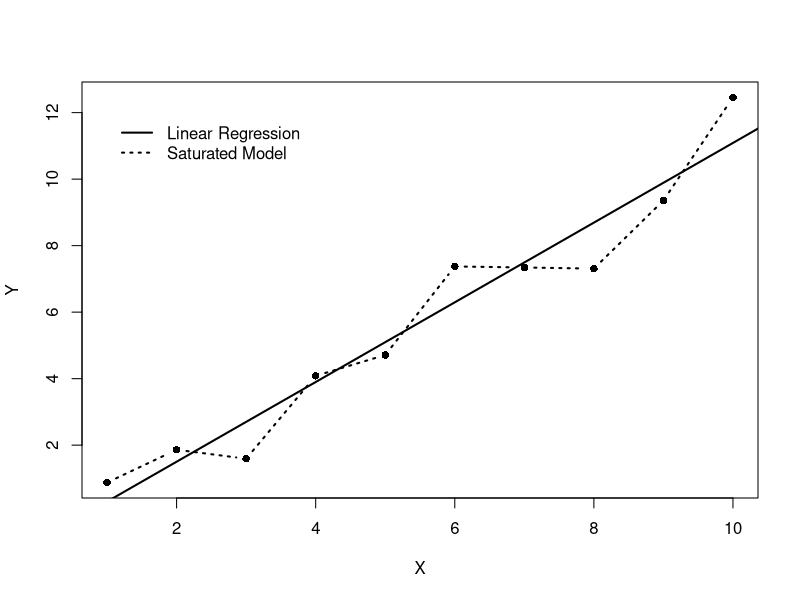

Write R code to recreate this figure.
set.seed(2895612)
x = c(1:10)
set1 <- data.frame(x, y = x + rnorm(n = 10))
lin <- lm(formula = y~x, data = set1)
p.lin <- predict(lin, newdata = set1)

x11(height = 6, width = 7, pointsize = 12)
# pdf(file = "c:\\figures\\FigureB.5BW.pdf", width = 7, height = 6, colormodel = "cmyk")   # Create plot for book
plot(x = set1$x, y = set1$y, pch = 16, lty = "dotted", type = "b", xlab = "X", ylab = "Y", lwd = 2)
abline(a = lin$coefficients[1], b = lin$coefficients[2], lty = "solid", lwd = 2)
legend(x = 1, y = 12, legend = c("Linear Regression", "Saturated Model"), lty = c("solid", "dotted"), bty = "n",
 lwd = 2)
# dev.off()  # Create plot for book
